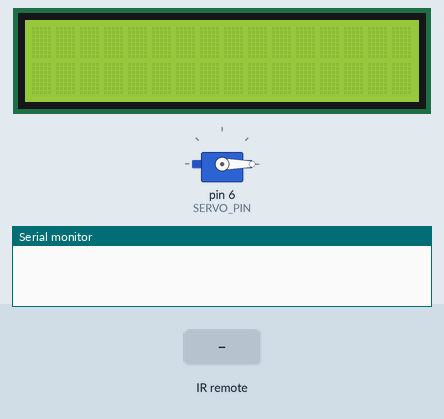
The sketch below on a simulated Arduino Uno, built with avr-gcc and run on an emulated ATmega328P. On the bench: servo, 16×2 character LCD, the last lines printed to the serial monitor. Inputs (shaded band) come from the test bench.

Above: at 1.2 s.
1.3 s: infrared code 0x10 received
At 3.6 s:
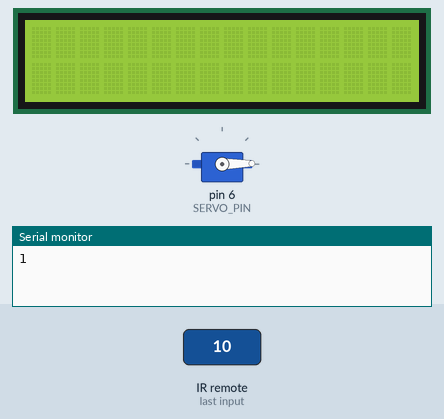
4.0 s: infrared code 0x11 received
At 5.7 s:
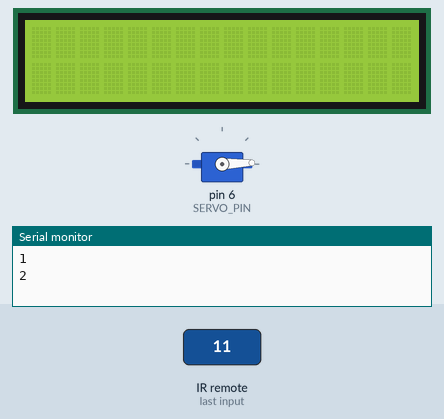
Timing chart, 0 to 7.2 s (numbered marks = the images above; inputs shaded):
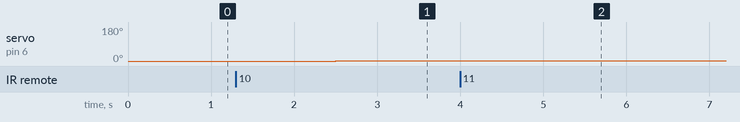

Measured:
- after the input at 1.3 s, servo on pin 6 (SERVO_PIN): 0° → 1° after 1.2 s
- after the input at 4.0 s, servo on pin 6 (SERVO_PIN): 1° → 2° after 1.2 s

The sketch:

7.2.ino
```cpp
#include <IRremote.h>
#include <Servo.h>
#include <LiquidCrystal.h>

#define IR_PIN_RECEIVER 7
#define SERVO_PIN 6

const int rs = 12, en = 11, d4 = 5, d5 = 4, d6 = 3, d7 = 2;
LiquidCrystal lcd(rs, en, d4, d5, d6, d7); // Define os pinos que serão utilizados para ligação ao display

Servo servomotor;

int contador = 0;//número de dígitos recebidos
int numero = 0;//número recebido
unsigned long ultDecod = 0;//tempo do último dígito recebido

int numeroRecebido(uint8_t comando);

void setup() {
  servomotor.attach(SERVO_PIN); // inicia o servo
  servomotor.write(0);
  Serial.begin(9600);
  lcd.begin(16, 2);
  IrReceiver.begin(IR_PIN_RECEIVER);
}

void loop() {
if (IrReceiver.decode()) {
    int digito = numeroRecebido(IrReceiver.decodedIRData.command);
    if (digito >= 0 && digito <= 9) {
      numero = numero * 10 + digito;
      contador++;
      ultDecod = millis();
    }
    IrReceiver.resume();
  }
  if (contador == 3 || (millis() - ultDecod > 1200 && contador > 0))
  {
    if(numero > 180) numero = 180;
    servomotor.write(numero);
    Serial.println(numero);
    numero = 0;
    contador = 0;
    ultDecod = 0;
  }
}

int numeroRecebido(uint8_t comando){
  switch(comando){
      case 0xC:
          return 0;
    case 0x10:
          return 1;
    case 0x11:
          return 2;
    case 0x12:
          return 3;
    case 0x14:
          return 4;
    case 0x15:
          return 5;
    case 0x16:
          return 6;
    case 0x18:
          return 7;
    case 0x19:
          return 8;
    case 0x1A:
          return 9;
    default:
        return -1;

    lcd.clear(); // Limpa a tela
    lcd.setCursor(3, 0); // Posiciona o cursor na coluna 3, linha 0;
    lcd.print("Posicao atual:"); // Envia o texto entre aspas para o LCD
    lcd.setCursor(3, 1);
    lcd.print(IrReceiver.decodedIRData.command, HEX);
    delay(1000);
    Serial.println(IrReceiver.decodedIRData.command, HEX); // Mostra o valor em hexadecimal
    IrReceiver.resume(); // Reinicia o receptor IR para receber o próximo sinal
  }
}
```
